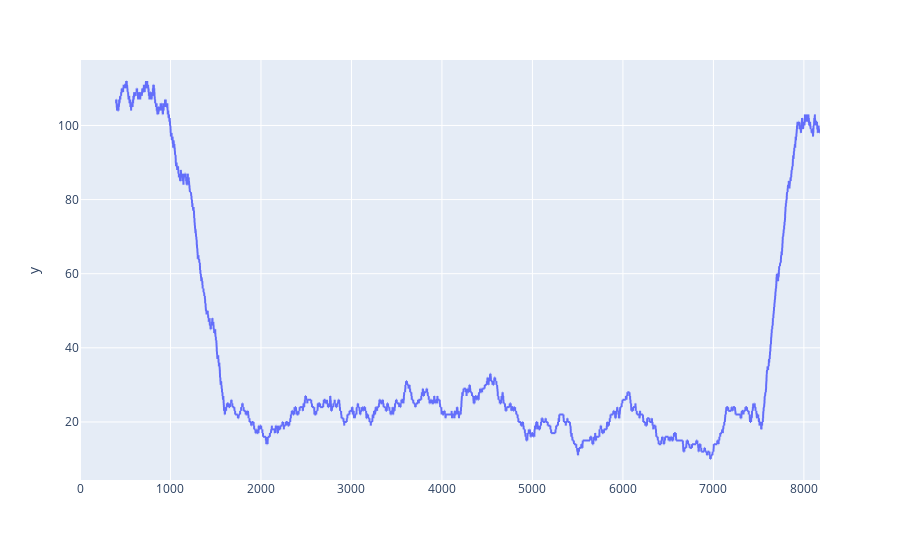

The notebook cell saved with this chart:
### Code cell
px.line(df, y=rolling_freq)

### Figure 1 — Plotly figure (JSON) as saved in the notebook; plotly's stock layout.template omitted (floating-point values rounded to 4 significant figures; data arrays with more than 128 entries replaced by an {"elided": "..."} marker saying what was removed)
{"data": [{"hoverlabel": {"namelength": 0}, "hovertemplate": "y=%{y}", "legendgroup": "", "line": {"color": "#636efa", "dash": "solid"}, "mode": "lines", "name": "", "showlegend": false, "type": "scattergl", "xaxis": "x", "y": {"elided": "8179 int values"}, "yaxis": "y"}], "layout": {"autosize": true, "legend": {"tracegroupgap": 0}, "margin": {"t": 60}, "xaxis": {"anchor": "y", "autorange": true, "domain": [0, 1], "range": [0, 8178]}, "yaxis": {"anchor": "x", "autorange": true, "domain": [0, 1], "range": [4.333, 117.7], "title": {"text": "y"}, "type": "linear"}}}
